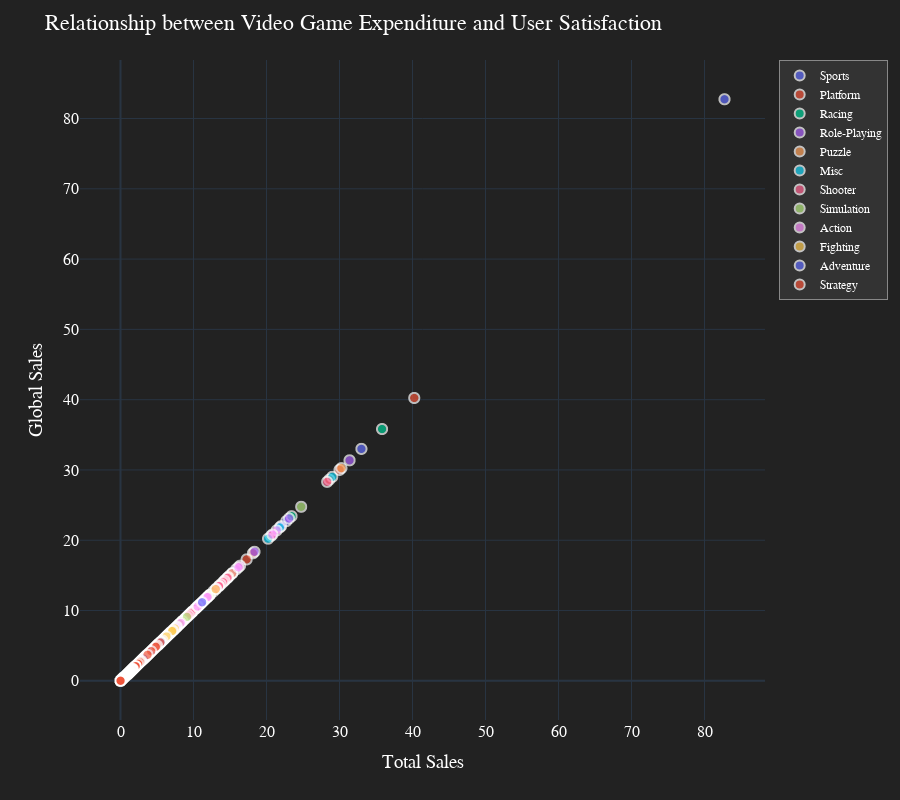

Here is the notebook cell this chart was saved with:
### Code cell
# Set the theme to a metallic style
pio.templates.default = "plotly_dark"

# Create the scatter plot with custom styling
fig = px.scatter(df, x='Total_Sales', y='Global_Sales', color='Genre',
                 hover_data=['Name', 'Platform', 'Year', 'Publisher'],
                 height=800, width=900)

fig.update_traces(marker=dict(size=10, line=dict(width=2, color='white'), 
                  symbol='circle', opacity=0.7))

fig.update_layout(title="Relationship between Video Game Expenditure and User Satisfaction",
                  xaxis_title="Total Sales",
                  yaxis_title="Global Sales",
                  font=dict(family='Arial', size=16, color='white'),
                  plot_bgcolor='#222', paper_bgcolor='#222',
                  legend=dict(title='', font=dict(family='Arial', size=12, color='white'),
                              bgcolor='#333', bordercolor='#888', borderwidth=1))

fig.show()

### Figure 1 — Plotly figure (JSON) as saved in the notebook; plotly's stock layout.template omitted (floating-point values rounded to 4 significant figures; data arrays with more than 128 entries replaced by an {"elided": "..."} marker saying what was removed)
{"data": [{"customdata": {"elided": "2346x4 mixed values"}, "hovertemplate": "Genre=Sports<br>Total_Sales=%{x}<br>Global_Sales=%{y}<br>Name=%{customdata[0]}<br>Platform=%{customdata[1]}<br>Year=%{customdata[2]}<br>Publisher=%{customdata[3]}<extra></extra>", "legendgroup": "Sports", "marker": {"color": "#636efa", "line": {"color": "white", "width": 2}, "opacity": 0.7, "size": 10, "symbol": "circle"}, "mode": "markers", "name": "Sports", "showlegend": true, "type": "scattergl", "x": {"elided": "2346 float values"}, "xaxis": "x", "y": {"elided": "2346 float values"}, "yaxis": "y"}, {"customdata": {"elided": "886x4 mixed values"}, "hovertemplate": "Genre=Platform<br>Total_Sales=%{x}<br>Global_Sales=%{y}<br>Name=%{customdata[0]}<br>Platform=%{customdata[1]}<br>Year=%{customdata[2]}<br>Publisher=%{customdata[3]}<extra></extra>", "legendgroup": "Platform", "marker": {"color": "#EF553B", "line": {"color": "white", "width": 2}, "opacity": 0.7, "size": 10, "symbol": "circle"}, "mode": "markers", "name": "Platform", "showlegend": true, "type": "scattergl", "x": {"elided": "886 float values"}, "xaxis": "x", "y": {"elided": "886 float values"}, "yaxis": "y"}, {"customdata": {"elided": "1249x4 mixed values"}, "hovertemplate": "Genre=Racing<br>Total_Sales=%{x}<br>Global_Sales=%{y}<br>Name=%{customdata[0]}<br>Platform=%{customdata[1]}<br>Year=%{customdata[2]}<br>Publisher=%{customdata[3]}<extra></extra>", "legendgroup": "Racing", "marker": {"color": "#00cc96", "line": {"color": "white", "width": 2}, "opacity": 0.7, "size": 10, "symbol": "circle"}, "mode": "markers", "name": "Racing", "showlegend": true, "type": "scattergl", "x": {"elided": "1249 float values"}, "xaxis": "x", "y": {"elided": "1249 float values"}, "yaxis": "y"}, {"customdata": {"elided": "1488x4 mixed values"}, "hovertemplate": "Genre=Role-Playing<br>Total_Sales=%{x}<br>Global_Sales=%{y}<br>Name=%{customdata[0]}<br>Platform=%{customdata[1]}<br>Year=%{customdata[2]}<br>Publisher=%{customdata[3]}<extra></extra>", "legendgroup": "Role-Playing", "marker": {"color": "#ab63fa", "line": {"color": "white", "width": 2}, "opacity": 0.7, "size": 10, "symbol": "circle"}, "mode": "markers", "name": "Role-Playing", "showlegend": true, "type": "scattergl", "x": {"elided": "1488 float values"}, "xaxis": "x", "y": {"elided": "1488 float values"}, "yaxis": "y"}, {"customdata": {"elided": "582x4 mixed values"}, "hovertemplate": "Genre=Puzzle<br>Total_Sales=%{x}<br>Global_Sales=%{y}<br>Name=%{customdata[0]}<br>Platform=%{customdata[1]}<br>Year=%{customdata[2]}<br>Publisher=%{customdata[3]}<extra></extra>", "legendgroup": "Puzzle", "marker": {"color": "#FFA15A", "line": {"color": "white", "width": 2}, "opacity": 0.7, "size": 10, "symbol": "circle"}, "mode": "markers", "name": "Puzzle", "showlegend": true, "type": "scattergl", "x": {"elided": "582 float values"}, "xaxis": "x", "y": {"elided": "582 float values"}, "yaxis": "y"}, {"customdata": {"elided": "1739x4 mixed values"}, "hovertemplate": "Genre=Misc<br>Total_Sales=%{x}<br>Global_Sales=%{y}<br>Name=%{customdata[0]}<br>Platform=%{customdata[1]}<br>Year=%{customdata[2]}<br>Publisher=%{customdata[3]}<extra></extra>", "legendgroup": "Misc", "marker": {"color": "#19d3f3", "line": {"color": "white", "width": 2}, "opacity": 0.7, "size": 10, "symbol": "circle"}, "mode": "markers", "name": "Misc", "showlegend": true, "type": "scattergl", "x": {"elided": "1739 float values"}, "xaxis": "x", "y": {"elided": "1739 float values"}, "yaxis": "y"}, {"customdata": {"elided": "1310x4 mixed values"}, "hovertemplate": "Genre=Shooter<br>Total_Sales=%{x}<br>Global_Sales=%{y}<br>Name=%{customdata[0]}<br>Platform=%{customdata[1]}<br>Year=%{customdata[2]}<br>Publisher=%{customdata[3]}<extra></extra>", "legendgroup": "Shooter", "marker": {"color": "#FF6692", "line": {"color": "white", "width": 2}, "opacity": 0.7, "size": 10, "symbol": "circle"}, "mode": "markers", "name": "Shooter", "showlegend": true, "type": "scattergl", "x": {"elided": "1310 float values"}, "xaxis": "x", "y": {"elided": "1310 float values"}, "yaxis": "y"}, {"customdata": {"elided": "867x4 mixed values"}, "hovertemplate": "Genre=Simulation<br>Total_Sales=%{x}<br>Global_Sales=%{y}<br>Name=%{customdata[0]}<br>Platform=%{customdata[1]}<br>Year=%{customdata[2]}<br>Publisher=%{customdata[3]}<extra></extra>", "legendgroup": "Simulation", "marker": {"color": "#B6E880", "line": {"color": "white", "width": 2}, "opacity": 0.7, "size": 10, "symbol": "circle"}, "mode": "markers", "name": "Simulation", "showlegend": true, "type": "scattergl", "x": {"elided": "867 float values"}, "xaxis": "x", "y": {"elided": "867 float values"}, "yaxis": "y"}, {"customdata": {"elided": "3316x4 mixed values"}, "hovertemplate": "Genre=Action<br>Total_Sales=%{x}<br>Global_Sales=%{y}<br>Name=%{customdata[0]}<br>Platform=%{customdata[1]}<br>Year=%{customdata[2]}<br>Publisher=%{customdata[3]}<extra></extra>", "legendgroup": "Action", "marker": {"color": "#FF97FF", "line": {"color": "white", "width": 2}, "opacity": 0.7, "size": 10, "symbol": "circle"}, "mode": "markers", "name": "Action", "showlegend": true, "type": "scattergl", "x": {"elided": "3316 float values"}, "xaxis": "x", "y": {"elided": "3316 float values"}, "yaxis": "y"}, {"customdata": {"elided": "848x4 mixed values"}, "hovertemplate": "Genre=Fighting<br>Total_Sales=%{x}<br>Global_Sales=%{y}<br>Name=%{customdata[0]}<br>Platform=%{customdata[1]}<br>Year=%{customdata[2]}<br>Publisher=%{customdata[3]}<extra></extra>", "legendgroup": "Fighting", "marker": {"color": "#FECB52", "line": {"color": "white", "width": 2}, "opacity": 0.7, "size": 10, "symbol": "circle"}, "mode": "markers", "name": "Fighting", "showlegend": true, "type": "scattergl", "x": {"elided": "848 float values"}, "xaxis": "x", "y": {"elided": "848 float values"}, "yaxis": "y"}, {"customdata": {"elided": "1286x4 mixed values"}, "hovertemplate": "Genre=Adventure<br>Total_Sales=%{x}<br>Global_Sales=%{y}<br>Name=%{customdata[0]}<br>Platform=%{customdata[1]}<br>Year=%{customdata[2]}<br>Publisher=%{customdata[3]}<extra></extra>", "legendgroup": "Adventure", "marker": {"color": "#636efa", "line": {"color": "white", "width": 2}, "opacity": 0.7, "size": 10, "symbol": "circle"}, "mode": "markers", "name": "Adventure", "showlegend": true, "type": "scattergl", "x": {"elided": "1286 float values"}, "xaxis": "x", "y": {"elided": "1286 float values"}, "yaxis": "y"}, {"customdata": {"elided": "681x4 mixed values"}, "hovertemplate": "Genre=Strategy<br>Total_Sales=%{x}<br>Global_Sales=%{y}<br>Name=%{customdata[0]}<br>Platform=%{customdata[1]}<br>Year=%{customdata[2]}<br>Publisher=%{customdata[3]}<extra></extra>", "legendgroup": "Strategy", "marker": {"color": "#EF553B", "line": {"color": "white", "width": 2}, "opacity": 0.7, "size": 10, "symbol": "circle"}, "mode": "markers", "name": "Strategy", "showlegend": true, "type": "scattergl", "x": {"elided": "681 float values"}, "xaxis": "x", "y": {"elided": "681 float values"}, "yaxis": "y"}], "layout": {"font": {"color": "white", "family": "Arial", "size": 16}, "height": 800, "legend": {"bgcolor": "#333", "bordercolor": "#888", "borderwidth": 1, "font": {"color": "white", "family": "Arial", "size": 12}, "title": {"text": ""}, "tracegroupgap": 0}, "margin": {"t": 60}, "paper_bgcolor": "#222", "plot_bgcolor": "#222", "title": {"text": "Relationship between Video Game Expenditure and User Satisfaction"}, "width": 900, "xaxis": {"anchor": "y", "domain": [0, 1], "title": {"text": "Total Sales"}}, "yaxis": {"anchor": "x", "domain": [0, 1], "title": {"text": "Global Sales"}}}}
